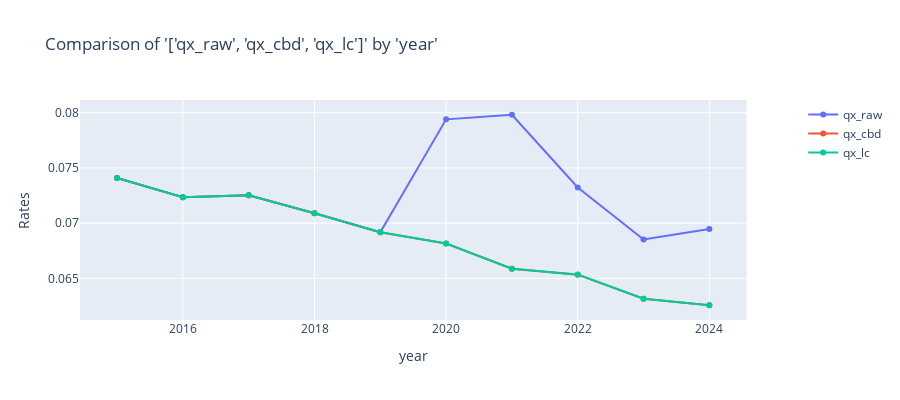

Notebook code for this chart:
### Markdown cell above
### Chart

### Code cell
charters.compare_rates(
    excess_grouped[excess_grouped['mapped_age']>=75],
    x_axis="year",
    rates=["qx_raw", "qx_cbd", "qx_lc"],
    weights=["population"],
)

### Figure 1 — Plotly figure (JSON) as saved in the notebook; plotly's stock layout.template omitted (floating-point values rounded to 4 significant figures)
{"data": [{"mode": "lines+markers", "name": "qx_raw", "type": "scatter", "x": [2015, 2016, 2017, 2018, 2019, 2020, 2021, 2022, 2023, 2024], "xaxis": "x", "y": [0.07408, 0.07235, 0.07253, 0.0709, 0.06918, 0.0794, 0.07981, 0.07324, 0.06853, 0.06947], "yaxis": "y"}, {"mode": "lines+markers", "name": "qx_cbd", "type": "scatter", "x": [2015, 2016, 2017, 2018, 2019, 2020, 2021, 2022, 2023, 2024], "xaxis": "x", "y": [0.07408, 0.07235, 0.07253, 0.0709, 0.06918, 0.06816, 0.06588, 0.06535, 0.06317, 0.06258], "yaxis": "y"}, {"mode": "lines+markers", "name": "qx_lc", "type": "scatter", "x": [2015, 2016, 2017, 2018, 2019, 2020, 2021, 2022, 2023, 2024], "xaxis": "x", "y": [0.07408, 0.07235, 0.07253, 0.0709, 0.06918, 0.06816, 0.06589, 0.06535, 0.06317, 0.06259], "yaxis": "y"}], "layout": {"height": 400, "title": {"text": "Comparison of '['qx_raw', 'qx_cbd', 'qx_lc']' by 'year'"}, "xaxis": {"anchor": "y", "domain": [0, 0.94], "title": {"text": "year"}}, "yaxis": {"anchor": "x", "domain": [0, 1], "title": {"text": "Rates"}, "type": "-"}, "yaxis2": {"anchor": "x", "overlaying": "y", "side": "right"}}}
